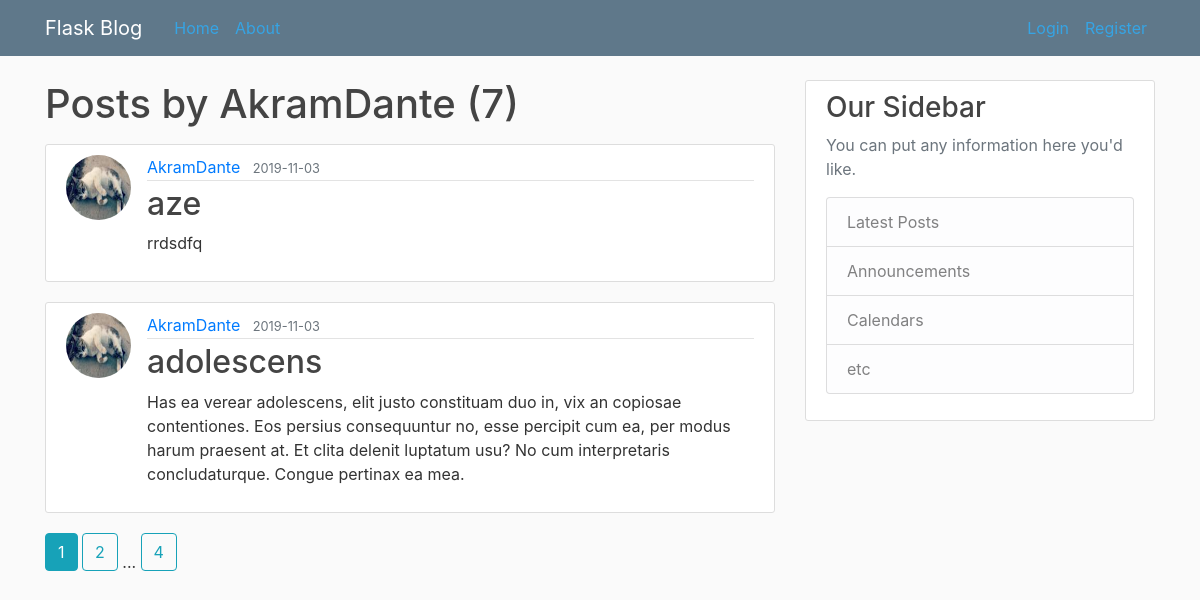
Screenshot of /user/AkramDante with the database file from the repository.
### flaskblog/models.py (models this page shows, shortened)
class User(db.Model, UserMixin):
    id = db.Column(db.Integer, primary_key=True)
    username = db.Column(db.String(20), unique=True, nullable=False)
    email = db.Column(db.String(120), unique=True, nullable=False)
    image_file = db.Column(db.String(20), nullable=False, default='default.jpg')
    password = db.Column(db.String(60), nullable=False)
    posts = db.relationship('Post', backref='author', lazy=True)

class Post(db.Model):
    id = db.Column(db.Integer, primary_key=True)
    title = db.Column(db.String(100), nullable=False)
    date_posted = db.Column(db.DateTime, nullable=False, default=datetime.utcnow)
    content = db.Column(db.Text, nullable=False)
    user_id = db.Column(db.Integer, db.ForeignKey('user.id'), nullable=False)

### flaskblog/routes.py (the view)
@app.route("/user/<string:username>")
def user_posts(username):
    page = request.args.get('page', 1, type = int)
    user = User.query.filter_by(username=username).first_or_404()
    posts = Post.query.filter_by(author = user)\
        .order_by(Post.date_posted.desc())\
        .paginate(page = page, per_page=2)
    return render_template('user_posts.html', posts = posts, user=user)

### flaskblog/templates/user_posts.html
{% extends "layout.html" %}
{% block content %}
    <h1 class="mb-3">Posts by {{ user.username }} ({{ posts.total }})</h1>
    {% for post in posts.items %}
    <article class="media content-section">
          <img class="rounded-circle article-img" src="{{ url_for('static', filename = 'profile_pic/' + post.author.image_file) }}">
            <div class="media-body">
              <div class="article-metadata">
                <a class="mr-2" href="{{ url_for('user_posts', username=post.author.username) }}">{{ post.author.username }}</a>
                <small class="text-muted">{{ post.date_posted.strftime('%Y-%m-%d') }}</small>
              </div>
              <h2><a class="article-title" href="{{ url_for('post', post_id=post.id) }}">{{ post.title }}</a></h2>
              <p class="article-content">{{ post.content }}</p>
            </div>
    </article>
    {% endfor %}
    {% for page_num in posts.iter_pages(left_edge=1, right_edge=1, left_current = 1, right_current=2) %}
      {% if page_num %}
        {% if posts.page == page_num %}
        <a class="btn btn-info mb-4" href="{{ url_for('user_posts',username=user.username, page=page_num) }}">{{ page_num }}</a>
      {% else %}
        <a class="btn btn-outline-info mb-4" href="{{ url_for('user_posts',username=user.username, page=page_num) }}">{{ page_num }}</a>
      {% endif %}
      {% else %}
      ...
      {% endif %}
    {% endfor %}
{% endblock content %}

### flaskblog/static/main.css (style rules this page uses)
body { background: #fafafa; color: #333333; margin-top: 5rem; }
h1, h2, h3, h4, h5, h6 { color: #444444; }
.content-section { background: #ffffff; padding: 10px 20px; border: 1px solid #dddddd; border-radius: 3px; margin-bottom: 20px; }
.article-title { color: #444444; }
.article-content { white-space: pre-line; }
.article-img { height: 65px; width: 65px; margin-right: 16px; }
.article-metadata { padding-bottom: 1px; margin-bottom: 4px; border-bottom: 1px solid #e3e3e3 }

### rows the page displays
User: username "AkramDante"
Post: image_file (picture), author.username "AkramDante", date_posted "2019-11-03", title "aze", content "rrdsdfq"
Post: image_file (picture), author.username "AkramDante", date_posted "2019-11-03", title "adolescens", content "Has ea verear adolescens, elit justo constituam duo in, vix an copiosae contentiones. Eos persius consequuntur no, esse percipit cum ea, per modus harum praesent at. Et clita delenit luptatum usu? No cum interpretaris concludaturque. Congue pertinax ea mea."

### other values shown
{{ posts.total }} "7"
{{ page_num }} "1"
{{ page_num }} "2" "4"
